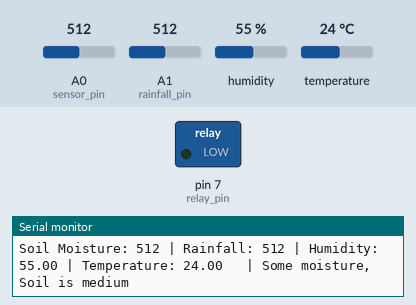
This sketch was run on a simulated Arduino Uno, built with avr-gcc and run on an emulated ATmega328P. Shown: switched loads named in the sketch (green lamp = pin HIGH), the last lines printed to the serial monitor. The inputs (shaded band) are chosen by the test bench; at power-on: A0 (sensor_pin) = 512, A1 (rainfall_pin) = 512, humidity 55 %, temperature 24 °C.

Above: at 2.8 s.
2.9 s: A0 (sensor_pin) set to 936
5.7 s: A0 (sensor_pin) set to 957
At 6.7 s:
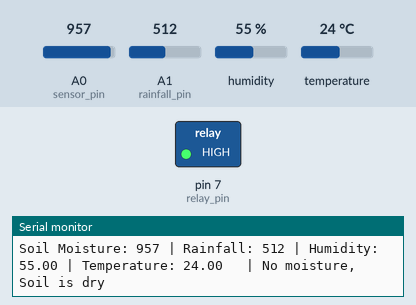
8.5 s: A1 (rainfall_pin) set to 492
At 11.2 s:
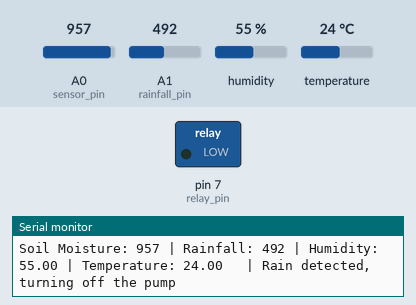
13.9 s: A1 (rainfall_pin) set to 510
At 15.7 s:
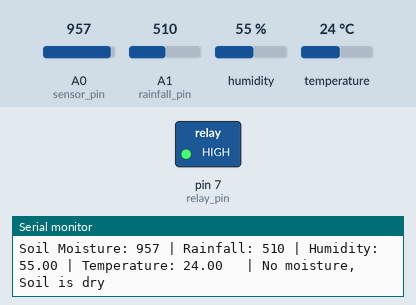
Timing chart, 0 to 17.2 s (numbered marks = the images above; inputs shaded):
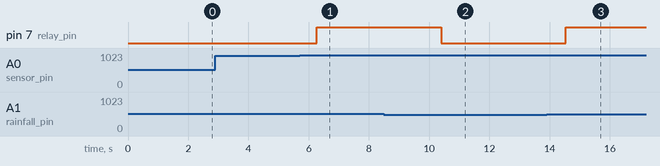

The sketch:

sketch_final.ino
```cpp
#include <DHT.h>

#define DHTPIN 2      // DHT11 data pin connected to digital pin 2
#define DHTTYPE DHT11 // Define the type of DHT sensor

DHT dht(DHTPIN, DHTTYPE);

int sensor_pin = A0;       // Soil moisture sensor pin
int relay_pin = 7;         // Relay pin
int rainfall_pin = A1;     // Rainfall sensor pin

void setup() {
  Serial.begin(9600);
  pinMode(sensor_pin, INPUT);
  pinMode(relay_pin, OUTPUT);
  pinMode(rainfall_pin, INPUT);
  dht.begin();
}

void loop() {
  int sensor_data = analogRead(sensor_pin);
  int rainfall_data = analogRead(rainfall_pin);
  float humidity = dht.readHumidity();
  float temperature = dht.readTemperature();

  Serial.print("Soil Moisture: ");
  Serial.print(sensor_data);
  Serial.print(" | Rainfall: ");
  Serial.print(rainfall_data);
  Serial.print(" | Humidity: ");
  Serial.print(humidity);
  Serial.print(" | Temperature: ");
  Serial.print(temperature);
  Serial.print("\t | ");

  // Rainfall detection
  if (rainfall_data < 500) {
    Serial.println("Rain detected, turning off the pump");
    digitalWrite(relay_pin, LOW);
  } else {
    // Soil moisture detection
    if (sensor_data > 950) {
      Serial.println("No moisture, Soil is dry");
      digitalWrite(relay_pin, HIGH);
    } else if (sensor_data >= 400 && sensor_data <= 950) {
      Serial.println("Some moisture, Soil is medium");
      digitalWrite(relay_pin, LOW);
    } else if (sensor_data < 400) {
      Serial.println("Soil is wet");
      digitalWrite(relay_pin, LOW);
    }
  }

  delay(2000); // Increased delay for better readability
}
```

Measured:
- the behaviour switches between 950 and 951 on A0 (sensor_pin) (found by bisection; images 0 and 1)
- the behaviour switches between 500 and 499 on A1 (rainfall_pin) (found by bisection; images 1 and 2)
- after the input at 5.7 s, pin 7 (relay_pin): LOW → HIGH after 0.57 s
- after the input at 8.5 s, pin 7 (relay_pin): HIGH → LOW after 1.9 s
- after the input at 13.9 s, pin 7 (relay_pin): LOW → HIGH after 0.64 s
